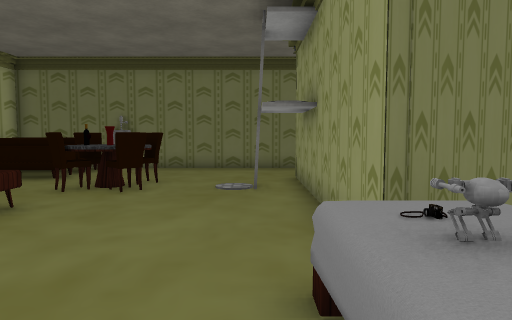
view 1 (above)

16 first-person views from a walk through a scene from a Unity 3-D project. The camera is 1.4 m above the floor, tilts 4° down and sees 70° across. Doors are open. The floor is counted in squares, 1 m on a side. Each view is taken from the middle of a square. On the plan, view 1 faces up. The plan holds only what a view shows up to about 16 squares ahead; the rest is blank. The place goes on beyond the plan. The player is left out. Some animated figures are not drawn. Some surface patterns are stand-ins.

view 2
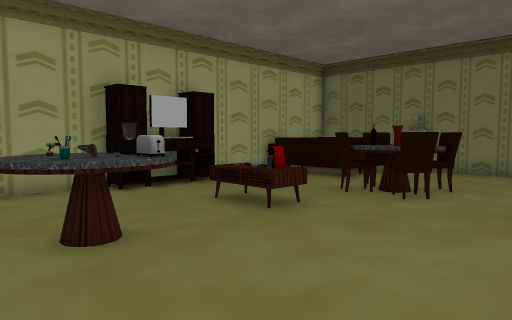

view 3
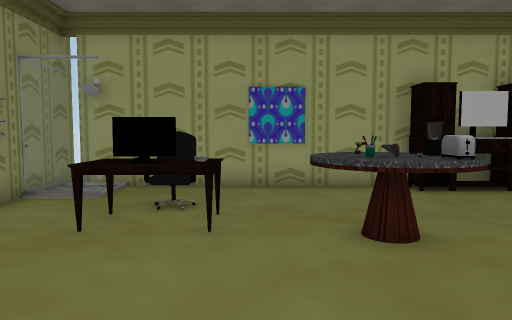

view 4
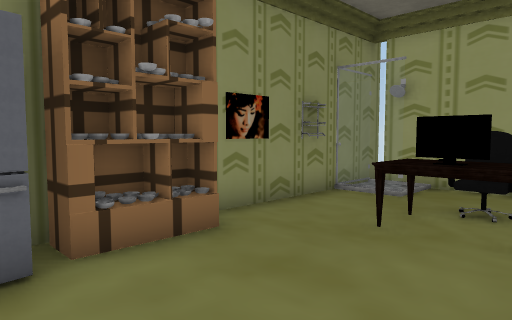

view 5
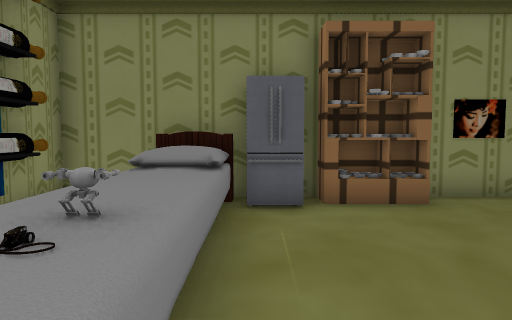

view 6
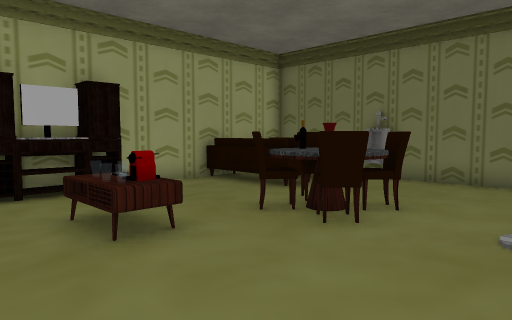

view 7
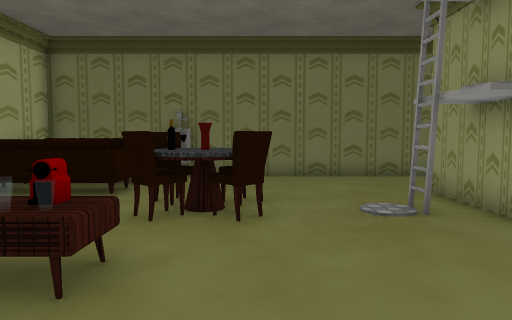

view 8
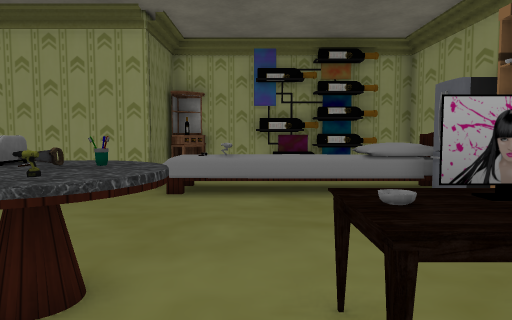

view 9
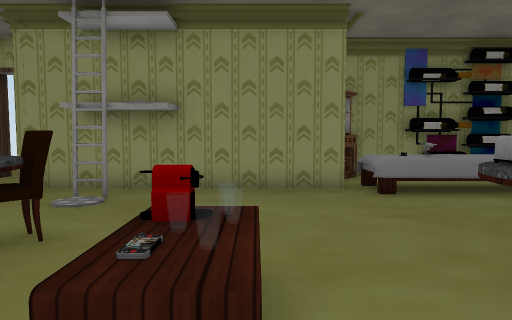

view 10
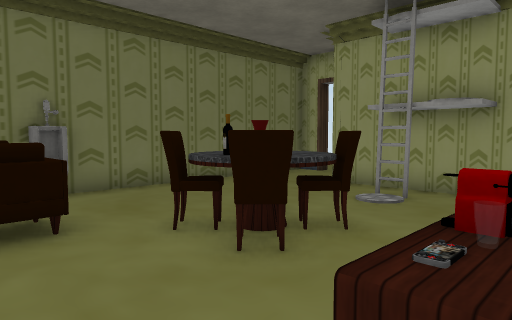

view 11
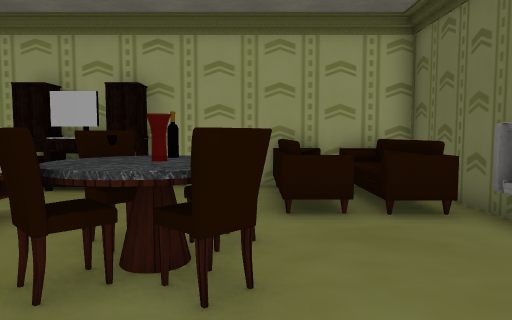

view 12
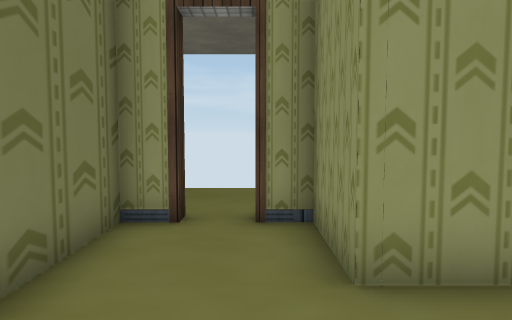

view 13
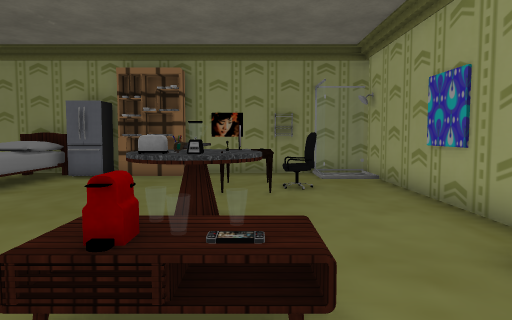

view 14
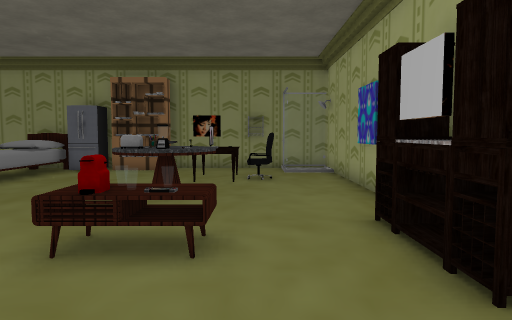

view 15
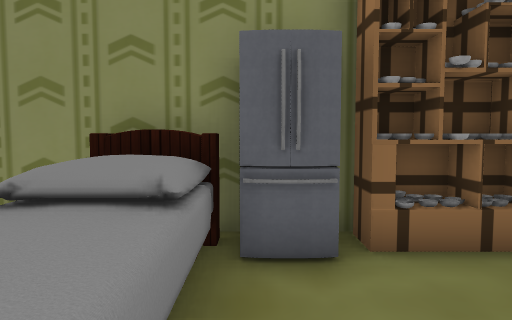

view 16
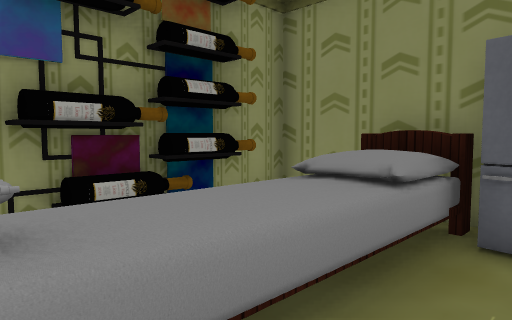

### Floor plan
Points are (right, up) in squares from view 1. A wall is a line through its corners. A room is listed if a view was taken in it or the views show most of it. See-through windows are left out.
Room 1 (views 1, 2, 3, 4, 5, 6, 7, 8, 9, 10, 11, 12, 13, 14, 15, 16)
walls: (-9.7, 5.9) (-9, 5.9) (-9, 5.1); (-9.9, 5.2) (-9.9, -3.8); (4, 3.8) (1.3, 3.8) (1.3, 12.1) (3.8, 12.1) (3.8, 13); (-9.9, 7.5) (-9.9, 5.5); (-9.7, 8.1) (-9, 8.1) (-9, 7.4); (3.8, -0.6) (3.8, 1); (-8.1, -2.5) (-8.1, -4.2); (-1.5, -4.2) (4.4, -4.2); (3.8, -1.5) (3.8, -0.9); (4.4, -1.5) (4.4, 2.6); (-6.4, 15.2) (-9.9, 15.2) (-9.9, 7.6); (3.8, 14.2) (3.8, 15.2) (-5.6, 15.2); (-10.5, -4.2) (-3.5, -4.2)
ways out: open door at (4, 13.5)
objects: other object (-9, 7); other object (-9, 12) to (-6, 12); other object (-9, 13) to (-6, 14); other object (-7, -1) to (-7, 0); other object (-6, -2) to (-5, 0); other object (-6, -1); other object (-6, 0); other object (-6, 2) to (-5, 4); other object (-6, 6) to (-5, 7); other object (-6, 15); other object (-5, 2); other object (-5, 3) to (-4, 3); other object (-5, 9); other object (-5, 10); other object (-5, 11); other object (-4, 2); other object (-3, -4); other object (-3, -3); other object (-3, 9); other object (-3, 11); other object (-2, -4); other object (-2, -3); other object (-1, -3) to (0, -3); other object (0, 9) to (0, 10); other object (1, -3) to (2, 3); other object (1, 2); other object (3, 3) to (4, 3); other object (4, -3) to (4, -2)

Where each view was taken, in squares from view 1:
view 1: 0 up, 0 right, facing up
view 2: 1 up, 0 right, facing up-left
view 3: 1 up, 0 right, facing left
view 4: 1 up, 0 right, facing down-left
view 5: 4 up, 0 right, facing down
view 6: 4 up, 0 right, facing up-left
view 7: 3 up, 3 left, facing up
view 8: 1 up, 8 left, facing right
view 9: 6 up, 8 left, facing right
view 10: 6 up, 8 left, facing up-right
view 11: 11 up, 0 right, facing left
view 12: 13 up, 2 left, facing right
view 13: 9 up, 6 left, facing down
view 14: 11 up, 7 left, facing down
view 15: 1 up, 0 right, facing down
view 16: 2 up, 1 left, facing down-right
